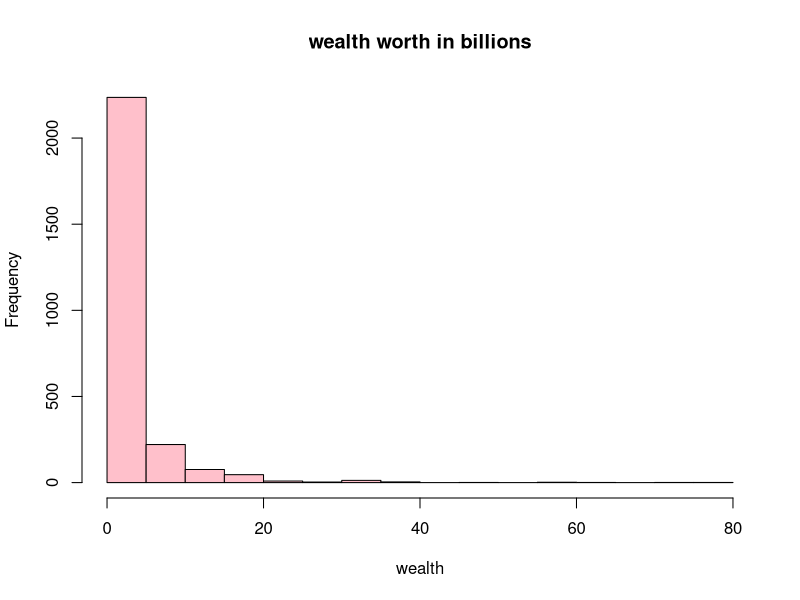
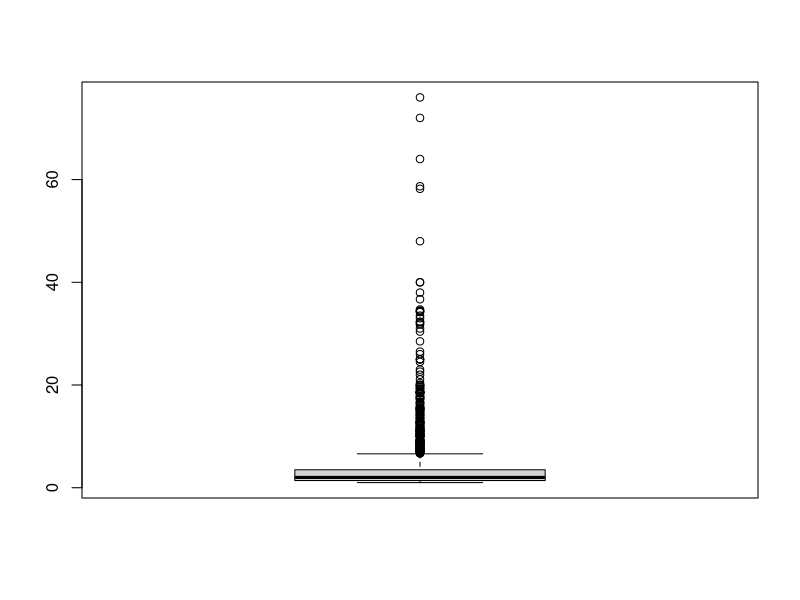
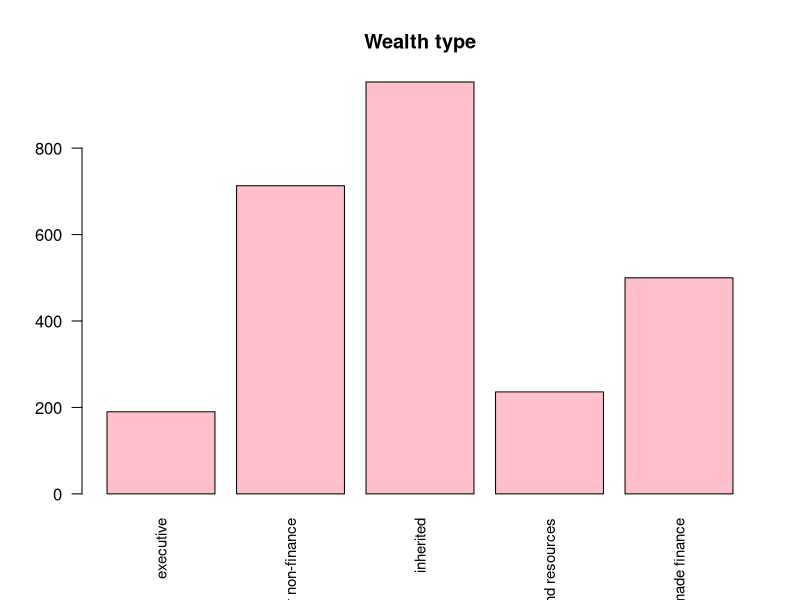
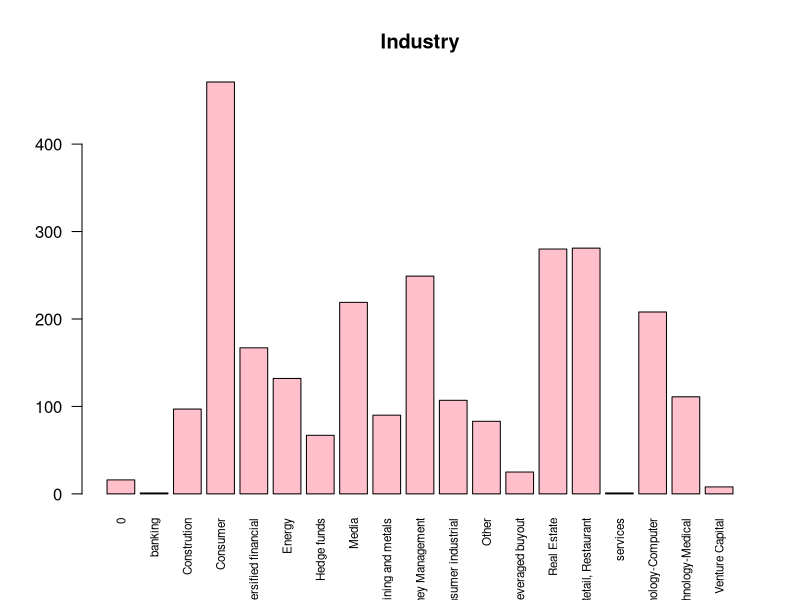
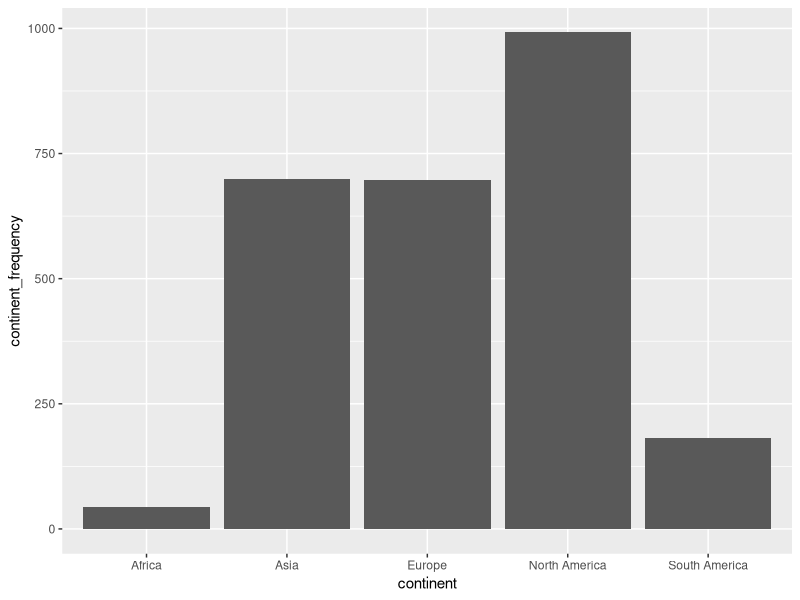
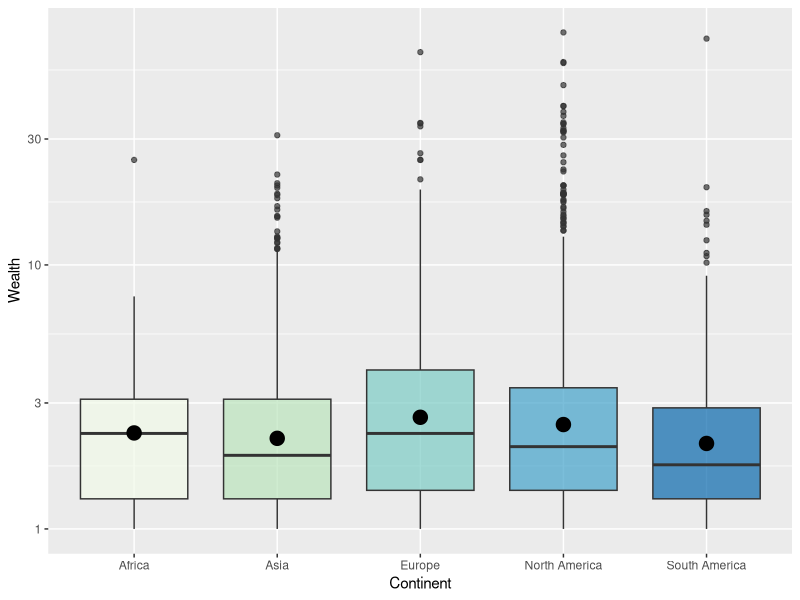
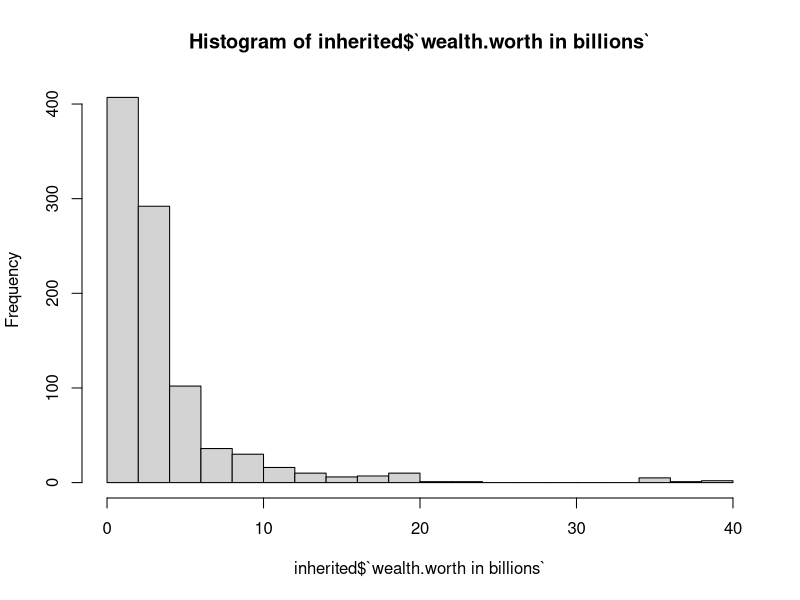
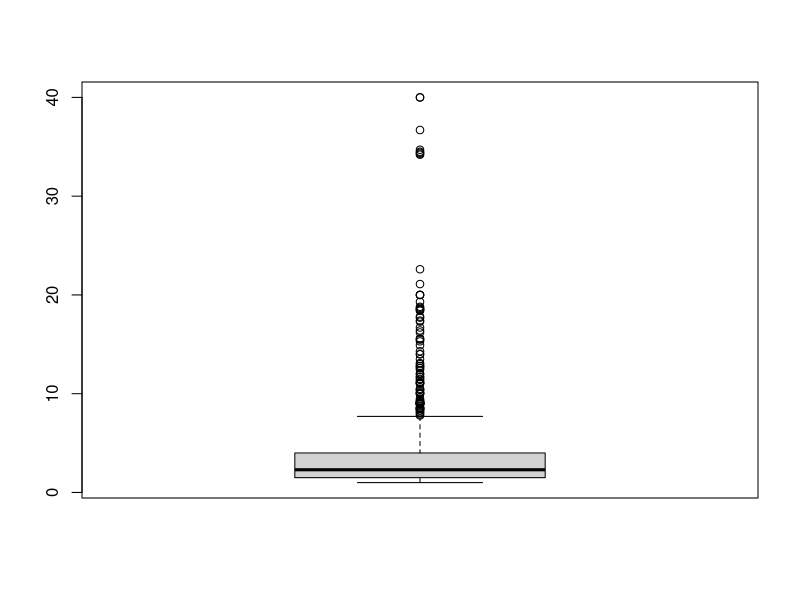

These charts were generated, in order, by the following R code:
## ---- chunk 1
knitr::opts_chunk$set(echo = TRUE)
## ---- chunk 2
library("readxl")
library(tidyverse)
library(dplyr)
## ---- chunk 3
# Učitavanje podataka iz excel datoteke
# Promijeniti path u put do datoteke s podacima
bill_data <- read_excel("billionaires.xlsx")
## ---- chunk 4
dim(bill_data) # dimenzije: 2614 redaka i 22 stupaca
names(bill_data) # imena stupaca
view(bill_data)

# klase pojedinih stupaca
sapply(bill_data, class)

# klasa tablice
class(bill_data) 
# zaključak: bill_data podaci su dobro učitani
## ---- chunk 5
# Pomoćna funkcija za izbacivanje stršećih vrijednosti
remove_outliers <- function(data, data_column) {
  quartiles <- quantile(data_column, probs=c(.25, .75), na.rm = FALSE)
  IQR <- IQR(data_column)
  Lower <- quartiles[1] - 1.5*IQR
  Upper <- quartiles[2] + 1.5*IQR 
  
  return(subset(data, data_column >= Lower & data_column <= Upper))
}

cat('\n Dimenzija podataka: ', dim(bill_data))
## ---- chunk 6
for (col_name in names(bill_data)){
  if (sum(is.na(bill_data[,col_name])) > 0){
    cat('Ukupno nedostajućih vrijednosti za varijablu'
        ,col_name, ': ', sum(is.na(bill_data[,col_name])),'\n')
  }
}

## ---- chunk 7
summary(bill_data)


## ---- chunk 8
sapply(bill_data, class)
## ---- chunk 9

hist(bill_data$`wealth.worth in billions` ,main='wealth worth in billions', xlab='wealth', ylab='Frequency', col="pink")

boxplot(bill_data$`wealth.worth in billions`)
summary(bill_data$`wealth.worth in billions`)

## ---- chunk 10

barplot(table(bill_data$wealth.type),las=2,cex.names=.9,main='Wealth type',col="pink")
barplot(table(bill_data$wealth.how.industry),las=2,cex.names=.7,main='Industry',col="pink")
print('Podjela po spolu: ')
table(bill_data$demographics.gender)

## ---- chunk 11
levels(factor(bill_data$location.region))
## ---- chunk 12
class(bill_data$location.region)

## ---- chunk 13
# is.na ce nam vratiti logical vektor koji ima TRUE na mjestima gdje ima NA:
sum(is.na(bill_data$location.region)) 
 

## ---- chunk 14
table(bill_data$location.region)



## ---- chunk 15


bill_data$location.citizenship[bill_data$location.region == "Middle East/North Africa"]

## ---- chunk 16
bill_data_copy = data.frame(bill_data)
tracemem(bill_data)==tracemem(bill_data_copy)
untracemem(bill_data_copy)
untracemem(bill_data_copy)
## ---- chunk 17
# Zdruzimo Europu
for (column_name in c("Europe")){
  bill_data_copy$location.region[bill_data_copy$location.region == column_name] = "Europe";
}

# Zdruzimo Afriku
for (column_name in c("Lebanon","Egypt","Morocco","Algeria")){
  bill_data_copy$location.region[bill_data_copy$location.citizenship == column_name] = "Africa";
}

for (column_name in c("Sub-Saharan Africa")){
  bill_data_copy$location.region[bill_data_copy$location.region == column_name] = "Africa";
}

# zdruzimo Sjevernu Ameriku
for (column_name in c("North America")){
  bill_data_copy$location.region[bill_data_copy$location.region == column_name] = "North America";
}

# Zdruzimo Južnu Ameriku
for (column_name in c("Latin America")){
  bill_data_copy$location.region[bill_data_copy$location.region == column_name] = "South America";
}

# Zdruzimo Aziju
for (column_name in c("East Asia","South Asia")){
  bill_data_copy$location.region[bill_data_copy$location.region == column_name] = "Asia";
}
for (column_name in c("Saudi Arabia","Kuwait","United Arab Emirates","Israel","Turkey","Oman","Bahrain")){
  bill_data_copy$location.region[bill_data_copy$location.citizenship == column_name] = "Asia";
}


bill_data_copy

## ---- chunk 18
tbl = table(bill_data_copy$location.region)
print(tbl)

## ---- chunk 19
df <- data.frame(continent=c("Europe", "Asia", "Africa","North America","South America"),
                continent_frequency=c(697, 699, 43, 992, 182))
head(df)

library(ggplot2)


# Barplot
p<-ggplot(data=df, aes(x=continent, y=continent_frequency)) +
  geom_bar(stat="identity")
p


box_edu <- ggplot(bill_data_copy %>% filter(!location.region=="0"), aes(x=location.region, y= wealth.worth.in.billions, fill=location.region)) +
    geom_boxplot(alpha=0.7, ) + scale_y_log10() +
    stat_summary(fun=mean, geom="point", shape=20, size=7, color="black", fill="black") +
    theme(legend.position="none") + labs(x="Continent",y="Wealth")+
    scale_fill_brewer(name="Continent",palette="GnBu")
box_edu






## ---- chunk 20
 
inherited = bill_data[bill_data$wealth.how.inherited!="not inherited",]
print(inherited)

non_inherited = bill_data[bill_data$wealth.how.inherited=="not inherited",]
print(non_inherited)
## ---- chunk 21
inherited_mean = mean(inherited$`wealth.worth in billions`)
print(inherited_mean)

non_inherited_mean = mean(non_inherited$`wealth.worth in billions`)
print(non_inherited_mean)

## ---- chunk 22
hist(inherited$`wealth.worth in billions`, breaks = 20)
boxplot(inherited$`wealth.worth in billions`)

hist(non_inherited$`wealth.worth in billions`, breaks = 20)
boxplot(non_inherited$`wealth.worth in billions`)
## ---- chunk 23
qqnorm(inherited$`wealth.worth in billions`, pch = 1, frame = FALSE,main='Inherited')
qqline(inherited$`wealth.worth in billions`, col = "blue", lwd = 2)

qqnorm(non_inherited$`wealth.worth in billions`, pch = 1, frame = FALSE,main='Non inherited')
qqline(non_inherited$`wealth.worth in billions`, col = "red", lwd = 2)

## ---- chunk 24
ks.test(inherited$`wealth.worth in billions`, y="pnorm")
ks.test(non_inherited$`wealth.worth in billions`, y="pnorm")
## ---- chunk 25
 
wilcox.test(inherited_mean, non_inherited_mean, alt = "greater")

## ---- chunk 26
#
non_inherited_2014 <- non_inherited[non_inherited$year == 2014,]
non_inherited_2001 <- non_inherited[non_inherited$year == 2001,]
non_inherited_2014_new = bill_data[FALSE,]
non_inherited_2001_old = bill_data[FALSE,]

# selekcija novonastalih milijardera iz 2014. koji nisu bili na prethodnoj listi iz 2001.
for(i in 1:nrow(non_inherited_2014)) {
  r <- non_inherited_2014[i,]
  if(sum(str_detect(non_inherited_2001$name, r[[1]])) == 0) {
    non_inherited_2014_new <- rbind(non_inherited_2014_new, non_inherited_2014[i,])
  }
}

# selekcija milijardera iz 2001. koji nisu na listi iz 2014.
for(i in 1:nrow(non_inherited_2001)) {
  r <- non_inherited_2001[i,]
  if(sum(str_detect(non_inherited_2014$name, r[[1]])) == 0) {
    non_inherited_2001_old <- rbind(non_inherited_2001_old, non_inherited_2001[i,])
  }
}

par(mar=c(10,5,1,1))
barplot(sort(table(subset(non_inherited_2014$wealth.how.industry, non_inherited_2014$wealth.how.industry != "0")), decreasing = TRUE),
        main = "Billionaires distribution by industry in 2014 (non-inherited wealth)",
        las = 2)
barplot(sort(table(subset(non_inherited_2014_new$wealth.how.industry, non_inherited_2014_new$wealth.how.industry != "0")), decreasing = TRUE),
        main = "Newcomer billionaires distribution by industry (non-inherited wealth)",
        las = 2)
barplot(sort(table(subset(non_inherited_2001_old$wealth.how.industry, non_inherited_2001_old$wealth.how.industry != "0")), decreasing = TRUE),
        main = "Former billionaires distribution by industry (non-inherited wealth)",
        las = 2)

